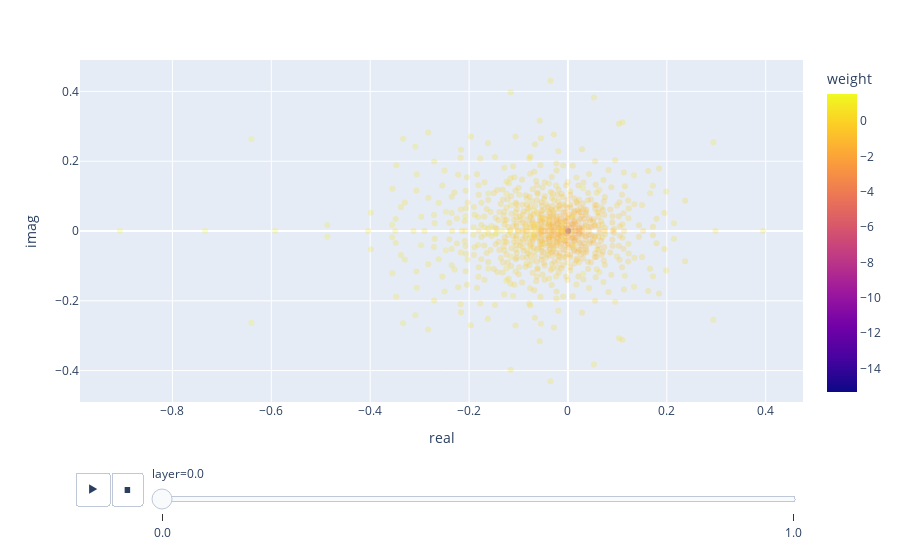

Notebook code for this chart:
### Code cell
import plotly.express as px
import pandas as pd


df = pd.DataFrame({
    "real": th.cat([L0.real[rows], L1.real[cols]]),
    "imag": th.cat([L0.imag[rows], L1.imag[cols]]),
    "layer": th.cat([th.zeros_like(L0.real), th.ones_like(L1.real)]),
    "weight": th.cat([weight[rows, cols], weight[rows, cols]]).log(),
})

fig = px.scatter(
    df,
    x="real",
    y="imag",
    color="weight",
    animation_frame="layer",
    opacity=0.25,
)
fig

### Figure 1 — Plotly figure (JSON) as saved in the notebook; plotly's stock layout.template omitted (floating-point values rounded to 4 significant figures; data arrays with more than 128 entries replaced by an {"elided": "..."} marker saying what was removed)
{"data": [{"hovertemplate": "layer=0.0<br>real=%{x}<br>imag=%{y}<br>weight=%{marker.color}<extra></extra>", "legendgroup": "", "marker": {"color": {"elided": "768 float values"}, "coloraxis": "coloraxis", "opacity": 0.25, "symbol": "circle"}, "mode": "markers", "name": "", "orientation": "v", "showlegend": false, "type": "scatter", "x": {"elided": "768 float values"}, "xaxis": "x", "y": {"elided": "768 float values"}, "yaxis": "y"}], "layout": {"coloraxis": {"colorbar": {"title": {"text": "weight"}}, "colorscale": [[0, "#0d0887"], [0.1111, "#46039f"], [0.2222, "#7201a8"], [0.3333, "#9c179e"], [0.4444, "#bd3786"], [0.5556, "#d8576b"], [0.6667, "#ed7953"], [0.7778, "#fb9f3a"], [0.8889, "#fdca26"], [1, "#f0f921"]]}, "legend": {"tracegroupgap": 0}, "margin": {"t": 60}, "sliders": [{"active": 0, "currentvalue": {"prefix": "layer="}, "len": 0.9, "pad": {"b": 10, "t": 60}, "steps": [{"args": [["0.0"], {"frame": {"duration": 0, "redraw": false}, "fromcurrent": true, "mode": "immediate", "transition": {"duration": 0, "easing": "linear"}}], "label": "0.0", "method": "animate"}, {"args": [["1.0"], {"frame": {"duration": 0, "redraw": false}, "fromcurrent": true, "mode": "immediate", "transition": {"duration": 0, "easing": "linear"}}], "label": "1.0", "method": "animate"}], "x": 0.1, "xanchor": "left", "y": 0, "yanchor": "top"}], "updatemenus": [{"buttons": [{"args": [null, {"frame": {"duration": 500, "redraw": false}, "fromcurrent": true, "mode": "immediate", "transition": {"duration": 500, "easing": "linear"}}], "label": "&#9654;", "method": "animate"}, {"args": [[null], {"frame": {"duration": 0, "redraw": false}, "fromcurrent": true, "mode": "immediate", "transition": {"duration": 0, "easing": "linear"}}], "label": "&#9724;", "method": "animate"}], "direction": "left", "pad": {"r": 10, "t": 70}, "showactive": false, "type": "buttons", "x": 0.1, "xanchor": "right", "y": 0, "yanchor": "top"}], "xaxis": {"anchor": "y", "domain": [0, 1], "title": {"text": "real"}}, "yaxis": {"anchor": "x", "domain": [0, 1], "title": {"text": "imag"}}}}
